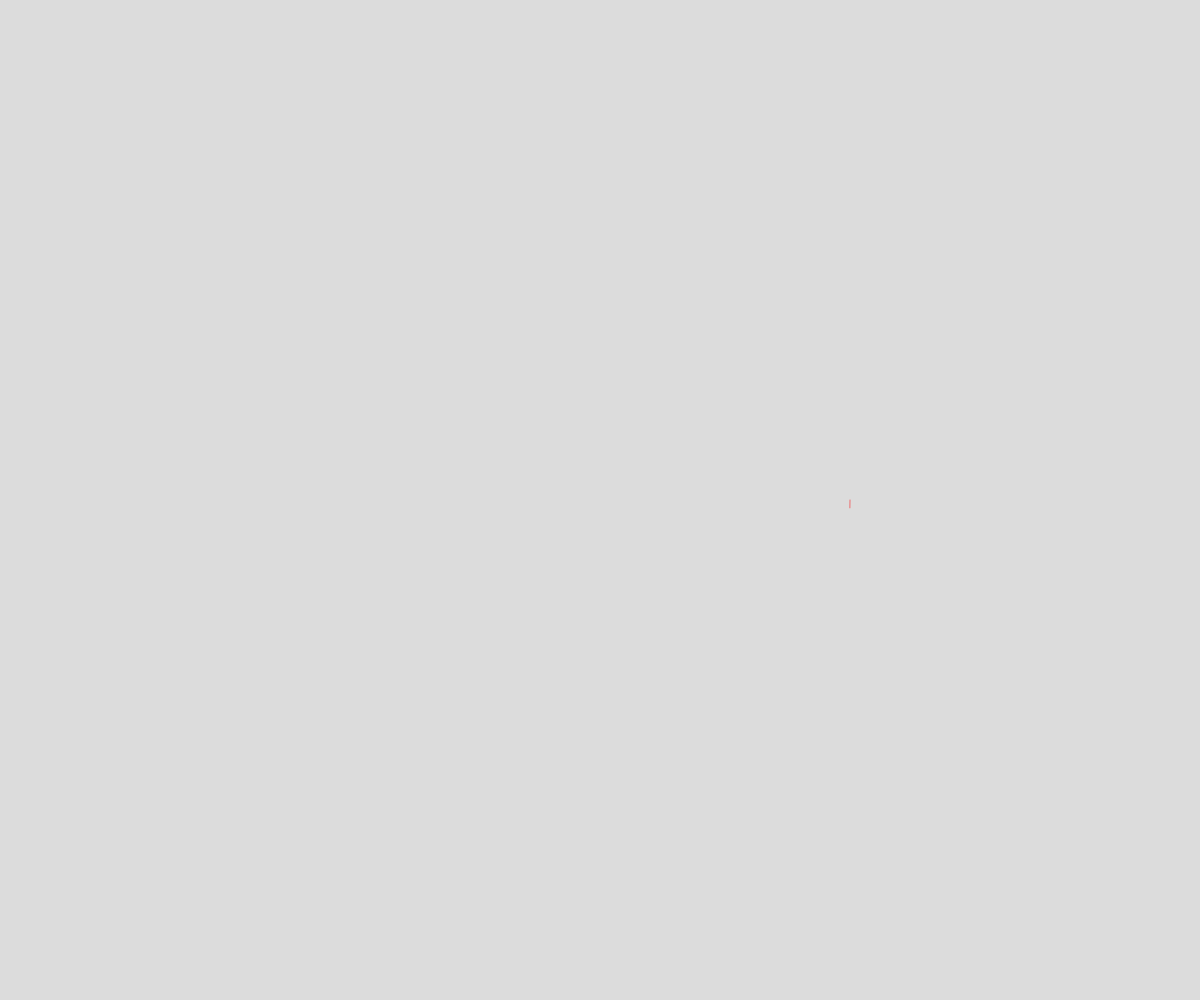
Frame 1 (no input)
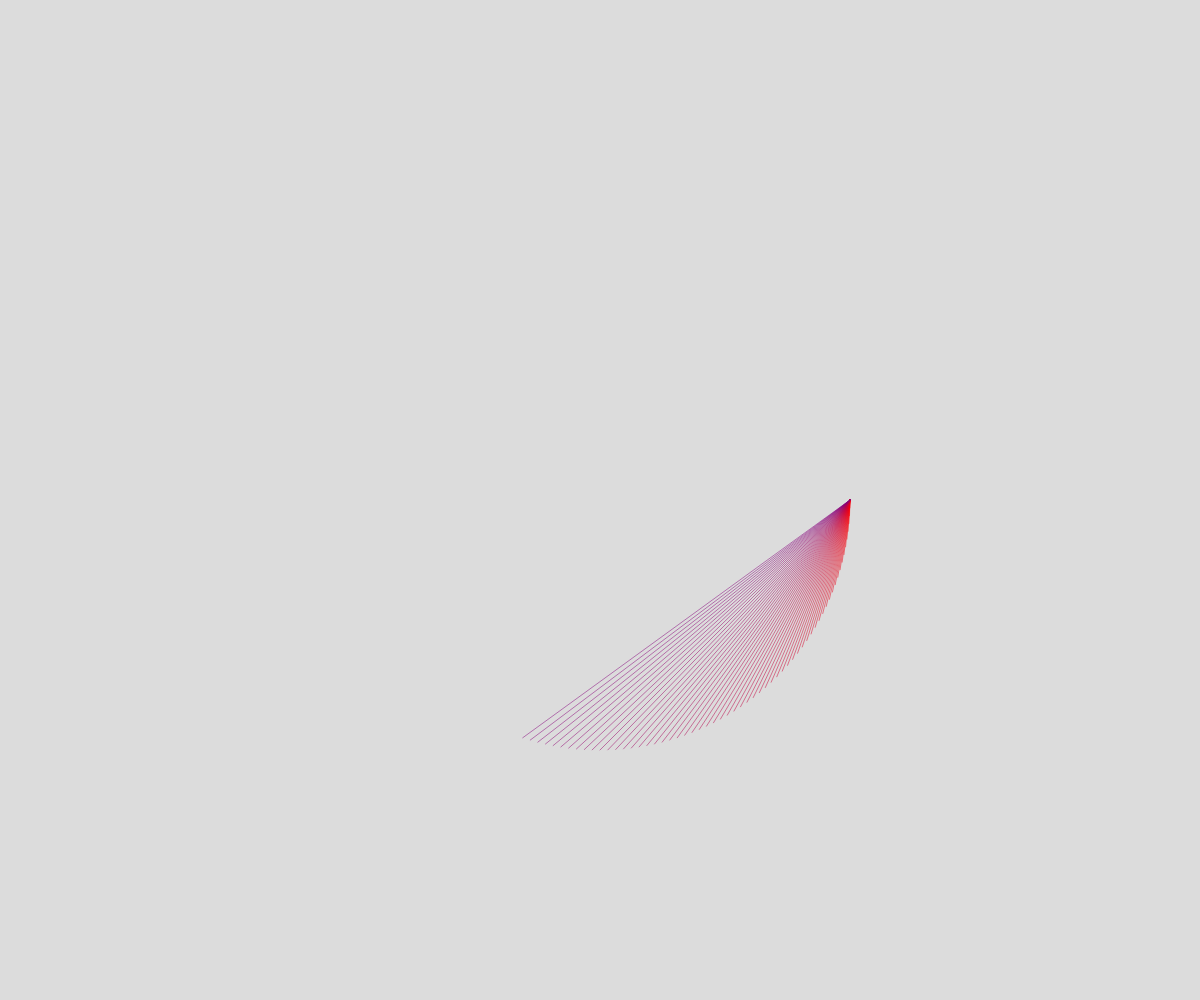
Frame 60 (no input)
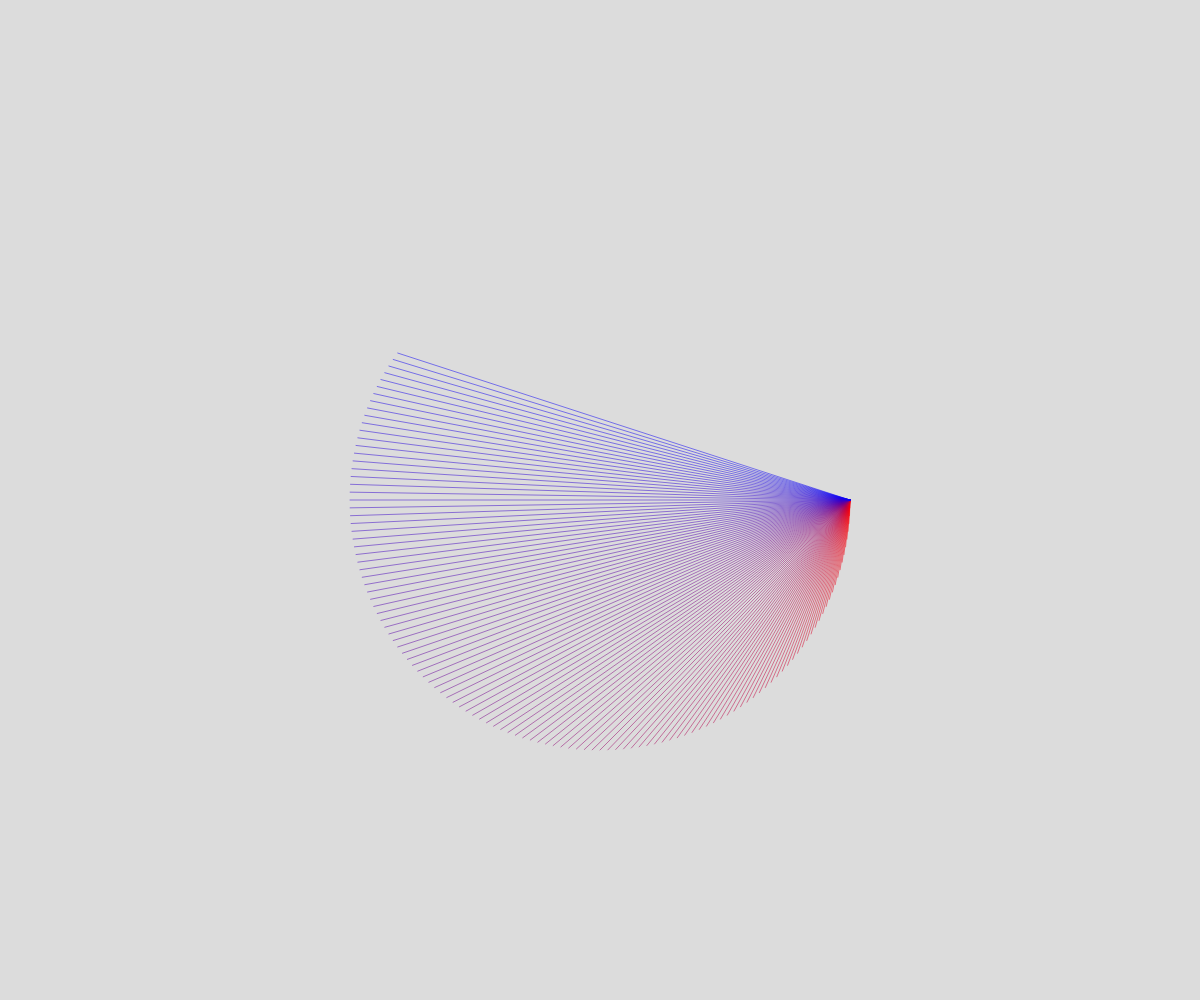
Frame 120 (the mouse pressed at the canvas centre since frame 60)

The p5.js sketch that drew these frames (run headless with seeded random() and noise() and a simulated clock; from frame 60 on, the mouse is pressed at the canvas centre):

// p5.js sketch
// ── sketch.js
function preload(){
  // put preload code here
}

function setup() {
  createCanvas(windowWidth,windowHeight);
  background(220);
  angleMode(DEGREES);
  frameRate(40);
  // put setup code here
}

function draw() {
  translate((windowWidth/2)-250,(windowHeight/2)-250);

  strokeWeight(0.5);
  stroke(lerpColor(color("red"),color("blue"),frameCount/125));
  points = 200;
  pointAngle = (360/points);
  raggio = 250;
  angle=0;
  angle= angle+pointAngle;

  x =(cos(frameCount*angle) * raggio);
  y =(sin(frameCount*angle) * raggio);
	line(raggio+250, 250,x+250,y+250);


  if(frameCount == 200){
      noLoop();
    }
}

function mousePressed(){
  if (frameCount == 200)
  remove();
}
